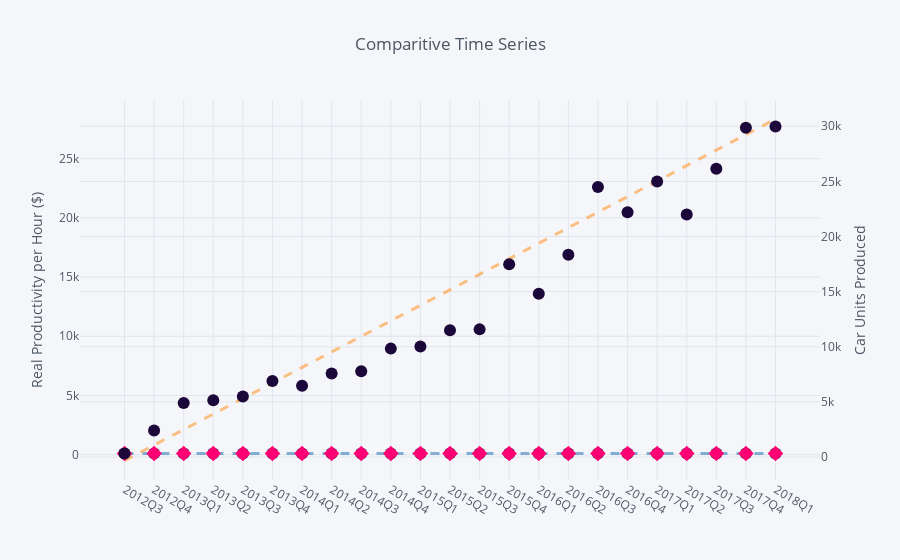

Here is the notebook cell this chart was saved with:
### Code cell
fig2 = df.iplot(
    columns=['Real Output per Hour'], 
    asFigure=True, 
    kind='scatter', 
    showlegend=False,
    colors = ('#ff0074'),
    yTitle='Real Output per Hour',
    x='Date',
    mode='markers',
    symbol='diamond'
    )
fig3 = df.iplot(
    asFigure=True,
    kind='scatter', 
    secondary_y=['Tesla Production'],
    showlegend=False,
    title='Comparitive Time Series',
    yTitle='Real Productivity per Hour ($)',
    secondary_y_title = 'Car Units Produced',
    colors = ('#1b073a'),
    x='Date',
    mode='markers',
    )

fig3['data'].extend(fig2['data'])

iplot(fig3)

### Figure 1 — Plotly figure (JSON) as saved in the notebook; plotly's stock layout.template omitted (floating-point values rounded to 4 significant figures)
{"data": [{"line": {"color": "rgba(27, 7, 58, 1.0)", "dash": "solid", "shape": "linear", "width": 1.3}, "marker": {"size": 12, "symbol": "dot"}, "mode": "markers", "name": "Tesla Production", "text": "", "type": "scatter", "x": ["2012Q3", "2012Q4", "2013Q1", "2013Q2", "2013Q3", "2013Q4", "2014Q1", "2014Q2", "2014Q3", "2014Q4", "2015Q1", "2015Q2", "2015Q3", "2015Q4", "2016Q1", "2016Q2", "2016Q3", "2016Q4", "2017Q1", "2017Q2", "2017Q3", "2017Q4", "2018Q1"], "xaxis": "x1", "y": [321, 2400, 4900, 5150, 5500, 6892, 6457, 7579, 7785, 9834, 10030, 11507, 11580, 17478, 14820, 18345, 24500, 22200, 25000, 22000, 26150, 29870, 29980], "yaxis": "y2"}, {"line": {"color": "rgba(27, 7, 58, 0.8999999999999999)", "dash": "solid", "shape": "linear", "width": 1.3}, "marker": {"size": 12, "symbol": "dot"}, "mode": "markers", "name": "Real Output per Hour", "text": "", "type": "scatter", "x": ["2012Q3", "2012Q4", "2013Q1", "2013Q2", "2013Q3", "2013Q4", "2014Q1", "2014Q2", "2014Q3", "2014Q4", "2015Q1", "2015Q2", "2015Q3", "2015Q4", "2016Q1", "2016Q2", "2016Q3", "2016Q4", "2017Q1", "2017Q2", "2017Q3", "2017Q4", "2018Q1"], "y": [104.5, 104.1, 104.3, 104.1, 104.6, 105.6, 104.8, 105.4, 106.5, 106.0, 106.8, 107.1, 107.4, 106.7, 106.4, 106.7, 107.3, 107.6, 107.7, 108.1, 108.8, 108.9, 109.0]}, {"line": {"color": "rgba(255, 153, 51, 0.6)", "dash": "dash", "shape": "linear", "width": 3}, "mode": "lines", "name": "-1804.94*x+1310.84", "type": "scatter", "x": ["2012Q3", "2012Q4", "2013Q1", "2013Q2", "2013Q3", "2013Q4", "2014Q1", "2014Q2", "2014Q3", "2014Q4", "2015Q1", "2015Q2", "2015Q3", "2015Q4", "2016Q1", "2016Q2", "2016Q3", "2016Q4", "2017Q1", "2017Q2", "2017Q3", "2017Q4", "2018Q1"], "y": [-494.1, 816.7, 2128.0, 3438.0, 4749.0, 6060.0, 7371.0, 8682.0, 9993.0, 11300.0, 12610.0, 13930.0, 15240.0, 16550.0, 17860.0, 19170.0, 20480.0, 21790.0, 23100.0, 24410.0, 25720.0, 27030.0, 28340.0]}, {"line": {"color": "rgba(55, 128, 191, 0.6)", "dash": "dash", "shape": "linear", "width": 3}, "mode": "lines", "name": "103.80*x+0.22", "type": "scatter", "x": ["2012Q3", "2012Q4", "2013Q1", "2013Q2", "2013Q3", "2013Q4", "2014Q1", "2014Q2", "2014Q3", "2014Q4", "2015Q1", "2015Q2", "2015Q3", "2015Q4", "2016Q1", "2016Q2", "2016Q3", "2016Q4", "2017Q1", "2017Q2", "2017Q3", "2017Q4", "2018Q1"], "y": [104.0, 104.2, 104.5, 104.7, 104.9, 105.1, 105.4, 105.6, 105.8, 106.0, 106.2, 106.5, 106.7, 106.9, 107.1, 107.3, 107.6, 107.8, 108.0, 108.2, 108.5, 108.7, 108.9]}, {"line": {"color": "rgba(255, 0, 116, 1.0)", "dash": "solid", "shape": "linear", "width": 1.3}, "marker": {"size": 12, "symbol": "diamond"}, "mode": "markers", "name": "Real Output per Hour", "text": "", "type": "scatter", "x": ["2012Q3", "2012Q4", "2013Q1", "2013Q2", "2013Q3", "2013Q4", "2014Q1", "2014Q2", "2014Q3", "2014Q4", "2015Q1", "2015Q2", "2015Q3", "2015Q4", "2016Q1", "2016Q2", "2016Q3", "2016Q4", "2017Q1", "2017Q2", "2017Q3", "2017Q4", "2018Q1"], "y": [104.5, 104.1, 104.3, 104.1, 104.6, 105.6, 104.8, 105.4, 106.5, 106.0, 106.8, 107.1, 107.4, 106.7, 106.4, 106.7, 107.3, 107.6, 107.7, 108.1, 108.8, 108.9, 109.0]}], "layout": {"legend": {"bgcolor": "#F5F6F9", "font": {"color": "#4D5663"}}, "paper_bgcolor": "#F5F6F9", "plot_bgcolor": "#F5F6F9", "showlegend": false, "title": "Comparitive Time Series", "titlefont": {"color": "#4D5663"}, "xaxis1": {"gridcolor": "#E1E5ED", "showgrid": true, "tickfont": {"color": "#4D5663"}, "title": "", "titlefont": {"color": "#4D5663"}, "zerolinecolor": "#E1E5ED"}, "yaxis1": {"gridcolor": "#E1E5ED", "showgrid": true, "tickfont": {"color": "#4D5663"}, "title": "Real Productivity per Hour ($)", "titlefont": {"color": "#4D5663"}, "zerolinecolor": "#E1E5ED"}, "yaxis2": {"anchor": "x1", "gridcolor": "#E1E5ED", "overlaying": "y1", "showgrid": true, "side": "right", "tickfont": {"color": "#4D5663"}, "title": "Car Units Produced", "titlefont": {"color": "#4D5663"}, "zerolinecolor": "#E1E5ED"}}}
